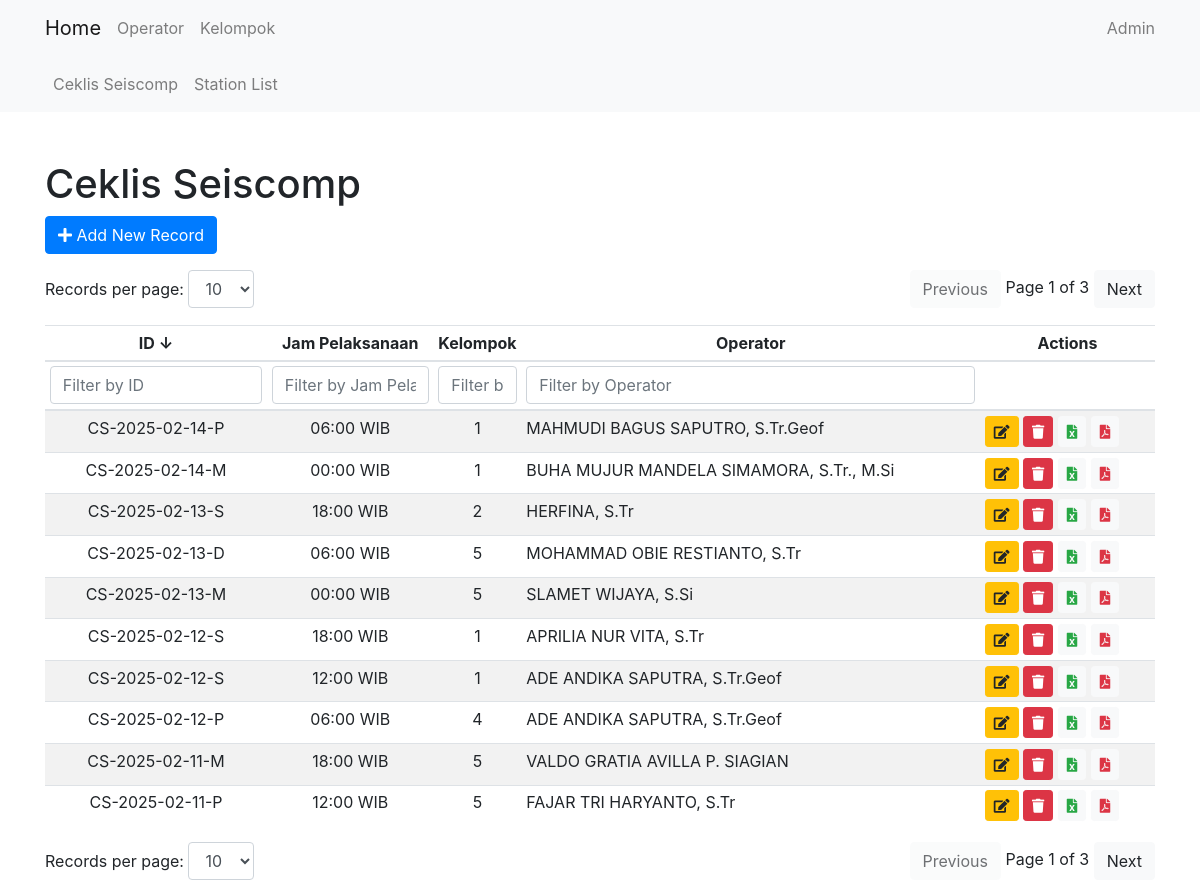
The app's page /cl_seiscomp/, older data.
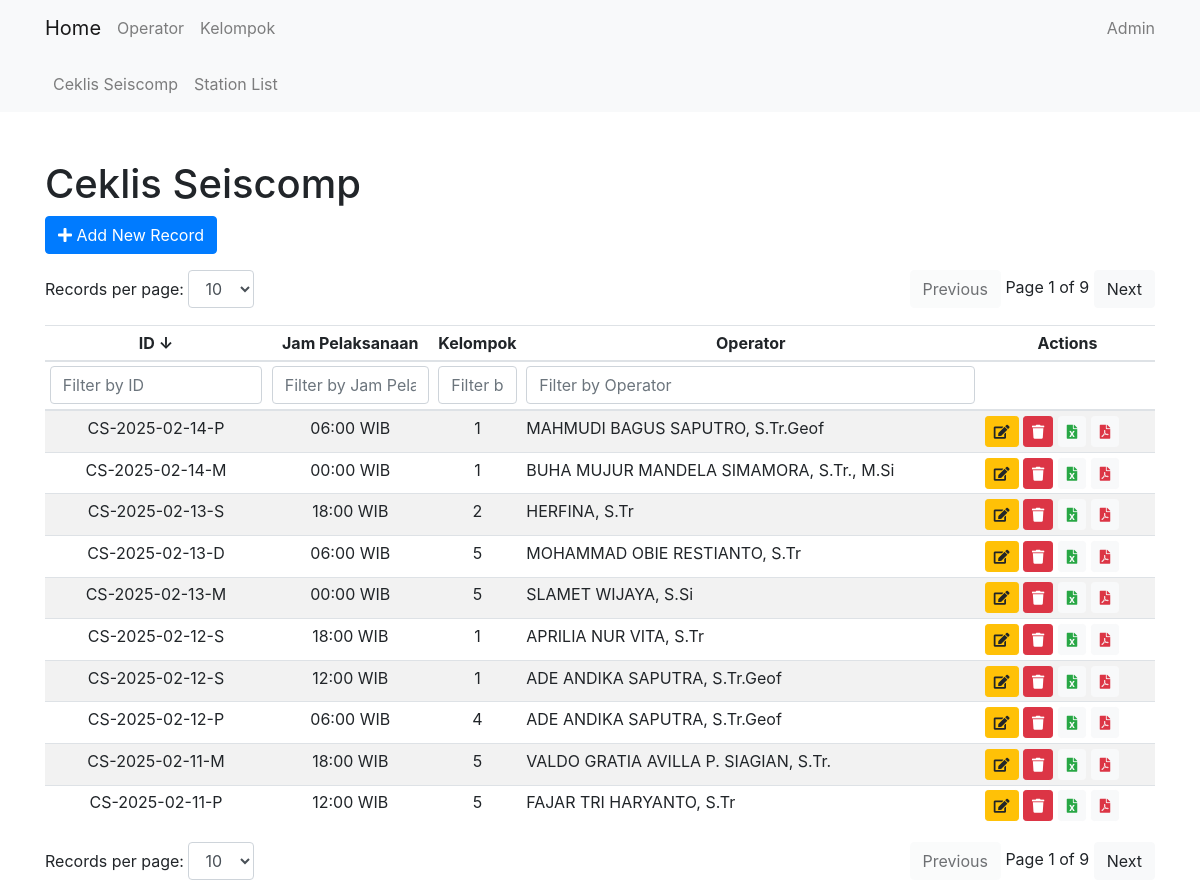
The same page, newer data.
### cl_seiscomp/models.py (models this page shows, shortened)
class CsRecordModel(models.Model):
    date = models.DateField(default=timezone.now)
    cs_id = models.CharField(max_length=15, default='0')
    shift = models.CharField(max_length=15, choices=SHIFT, default='P')
    jam_pelaksanaan = models.CharField(max_length=20, choices=WAKTU, default='12:00 WIB')
    kelompok = models.IntegerField(choices=KELOMPOK, default=1)
    operator = models.ForeignKey(Operator, on_delete=models.CASCADE)
    gaps = models.TextField(max_length=10000, null=True, blank=True)
    spikes = models.TextField(max_length=10000, null=True, blank=True)
    blanks = models.TextField(max_length=10000, null=True, blank=True)
    slmon = models.PositiveIntegerField(null=True, blank=True, default=0)
    count_gaps = models.PositiveIntegerField(null=True, blank=True, default=0)
    count_spikes = models.PositiveIntegerField(null=True, blank=True, default=0)
    count_blanks = models.PositiveIntegerField(null=True, blank=True, default=0)
    slmon_image = models.ImageField(upload_to='cl_seiscomp/slmon_images/', null=True, blank=True)

### core/models.py (models this page shows)
class Operator(models.Model):
    name = models.CharField(max_length=100)
    NIP = models.CharField(max_length=18)
    nickname = models.CharField(max_length=100, default='')
    def __str__(self):
        return self.name

### cl_seiscomp/views.py (the view)
# urls.py: path('', CsListView.as_view(), name='cs_list'),
class CsListView(ListView):
    model = CsRecordModel
    template_name = 'cl_seiscomp/cs_list.html'
    context_object_name = 'csrecords'

### cl_seiscomp/templates/cl_seiscomp/cs_list.html (shortened to what this page needs)
{% extends 'core/base.html' %}
{% block content %}
<h1 class="mt-5">Ceklis Seiscomp</h1>
<a href="{% url 'cl_seiscomp:cs_create' %}" class="btn btn-primary mb-3">
    <i class="fas fa-plus"></i> Add New Record
</a>
<div class="d-flex justify-content-between mb-3">
    <div>
        <label for="recordsPerPageTop">Records per page:</label>
        <select id="recordsPerPageTop" class="form-control d-inline-block w-auto">
            <option value="10" selected>10</option>
        </select>
    </div>
    <div>
        <button id="prevPageTop" class="btn btn-light">Previous</button>
        <span id="pageInfoTop"></span>
        <button id="nextPageTop" class="btn btn-light">Next</button>
    </div>
</div>
<table class="table mt-3 table-striped table-sm" id="csRecordTable">
    <thead>
        <tr>
            <th onclick="sortTable(0)" style="cursor: pointer; text-align: center;" width="20%">ID <span id="idSortArrow">↓</span></th>
            <th onclick="sortTable(1)" style="cursor: pointer; text-align: center;" width="15%">Jam Pelaksanaan </th>
            <th onclick="sortTable(2)" style="cursor: pointer; text-align: center;" width="5%">Kelompok </th>
            <th onclick="sortTable(3)" style="cursor: pointer; text-align: center;">Operator </th>
            <th style="text-align: center;">Actions</th>
        </tr>
        <tr>
            <th><input type="text" id="idFilter" onkeyup="filterTable(0)" placeholder="Filter by ID" class="form-control"></th>
            <th><input type="text" id="jampelFilter" onkeyup="filterTable(1)" placeholder="Filter by Jam Pelaksanaan" class="form-control"></th>
            <th><input type="text" id="kelompokFilter" onkeyup="filterTable(2)" placeholder="Filter by Kelompok" class="form-control"></th>
            <th><input type="text" id="operatorFilter" onkeyup="filterTable(3)" placeholder="Filter by Operator" class="form-control"></th>
            <th></th>
        </tr>
    </thead>
    <tbody id="csRecordTableBody">
        {% for record in csrecords %}
        <tr>
            <td style="text-align: center;">{{ record.cs_id }}</td>
            <td style="text-align: center;">{{ record.jam_pelaksanaan }}</td>
            <td style="text-align: center;">{{ record.kelompok }}</td>
            <td>{{ record.operator }}</td>
            <td>
                <a href="{% url 'cl_seiscomp:cs_update' record.pk %}" class="btn btn-sm btn-warning" data-toggle="tooltip" title="Edit">
                    <i class="fas fa-edit"></i>
                </a>
                <form action="{% url 'cl_seiscomp:cs_delete' record.pk %}" method="post" style="display:inline;">
                    <button type="button" class="btn btn-sm btn-danger delete-button" data-toggle="tooltip" title="Delete">
                        <i class="fas fa-trash"></i>
                    </button>
                </form>
                <a href="{% url 'cl_seiscomp:cs_export_excel' record.pk %}" class="btn btn-sm btn-light text-success">
                    <i class="fas fa-file-excel"></i>
                </a>
                <a href="{% url 'cl_seiscomp:cs_export_pdf' record.pk %}" class="btn btn-sm btn-light text-danger">
                    <i class="fas fa-file-pdf"></i>
                </a>
            </td>
        </tr>
        {% endfor %}
    </tbody>
</table>
<div class="d-flex justify-content-between">
    <div>
        <label for="recordsPerPage">Records per page:</label>
        <select id="recordsPerPage" class="form-control d-inline-block w-auto">
            <option value="10" selected>10</option>
        </select>
    </div>
    <div>
        <button id="prevPage" class="btn btn-light">Previous</button>
        <span id="pageInfo"></span>
        <button id="nextPage" class="btn btn-light">Next</button>
    </div>
</div>
{% endblock %}

Row changes from the older to the newer data that the page shows:
changed through a linked row, CsRecordModel: operator "VALDO GRATIA AVILLA P. SIAGIAN" → "VALDO GRATIA AVILLA P. SIAGIAN, S.Tr."
Text that changed along with them:
text written by a page script: "Page 1 of 3" → "Page 1 of 9"
